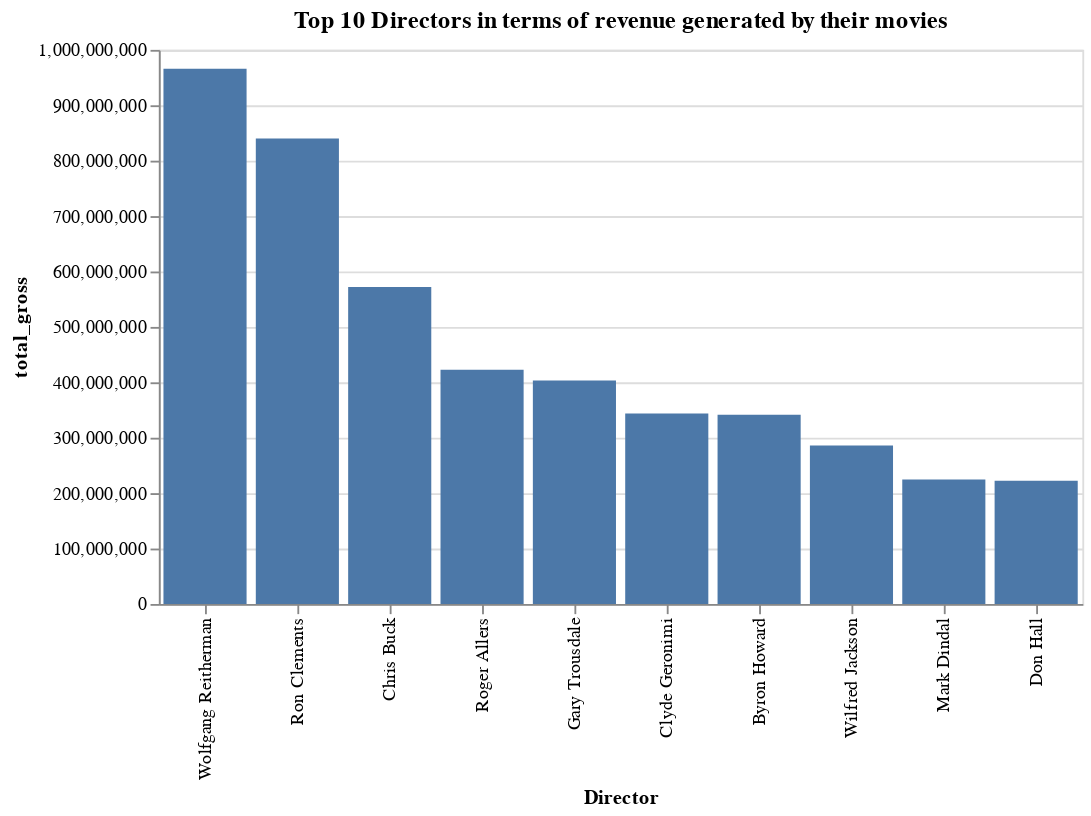

The notebook cell saved with this chart:
### Markdown cell above
Now that we have it in the proper format, we can generate a bar plot to visualize it.

### Code cell
# Use altair to generate a bar plot
director_revenue_plot = (
    alt.Chart(merged_director_revenue.head(10), width=500, height=300)
    .mark_bar()
    .encode(
        x=alt.X("director", title="Director",sort='-y'),
        y=alt.Y("total_gross", title="total_gross"),
    )
    .properties(title="Top 10 Directors in terms of revenue generated by their movies")
)
director_revenue_plot

### Figure 1 — Vega-Lite specification as saved in the notebook (floating-point values rounded to 4 significant figures)
{"config": {"view": {"continuousWidth": 400, "continuousHeight": 300}}, "data": {"name": "data-53991658373c578f749e5a6fb939d89d"}, "mark": "bar", "encoding": {"x": {"type": "nominal", "field": "director", "sort": "-y", "title": "Director"}, "y": {"type": "quantitative", "field": "total_gross", "title": "total_gross"}}, "height": 300, "title": "Top 10 Directors in terms of revenue generated by their movies", "width": 500, "$schema": "https://vega.github.io/schema/vega-lite/v4.8.1.json", "datasets": {"data-53991658373c578f749e5a6fb939d89d": [{"director": "Wolfgang Reitherman", "total_gross": 966000000.0}, {"director": "Ron Clements", "total_gross": 840200000.0}, {"director": "Chris Buck", "total_gross": 571800000.0}, {"director": "Roger Allers", "total_gross": 422800000.0}, {"director": "Gary Trousdale", "total_gross": 403100000.0}, {"director": "Clyde Geronimi", "total_gross": 343700000.0}, {"director": "Byron Howard", "total_gross": 341300000.0}, {"director": "Wilfred Jackson", "total_gross": 286200000.0}, {"director": "Mark Dindal", "total_gross": 224700000.0}, {"director": "Don Hall", "total_gross": 222500000.0}]}}
